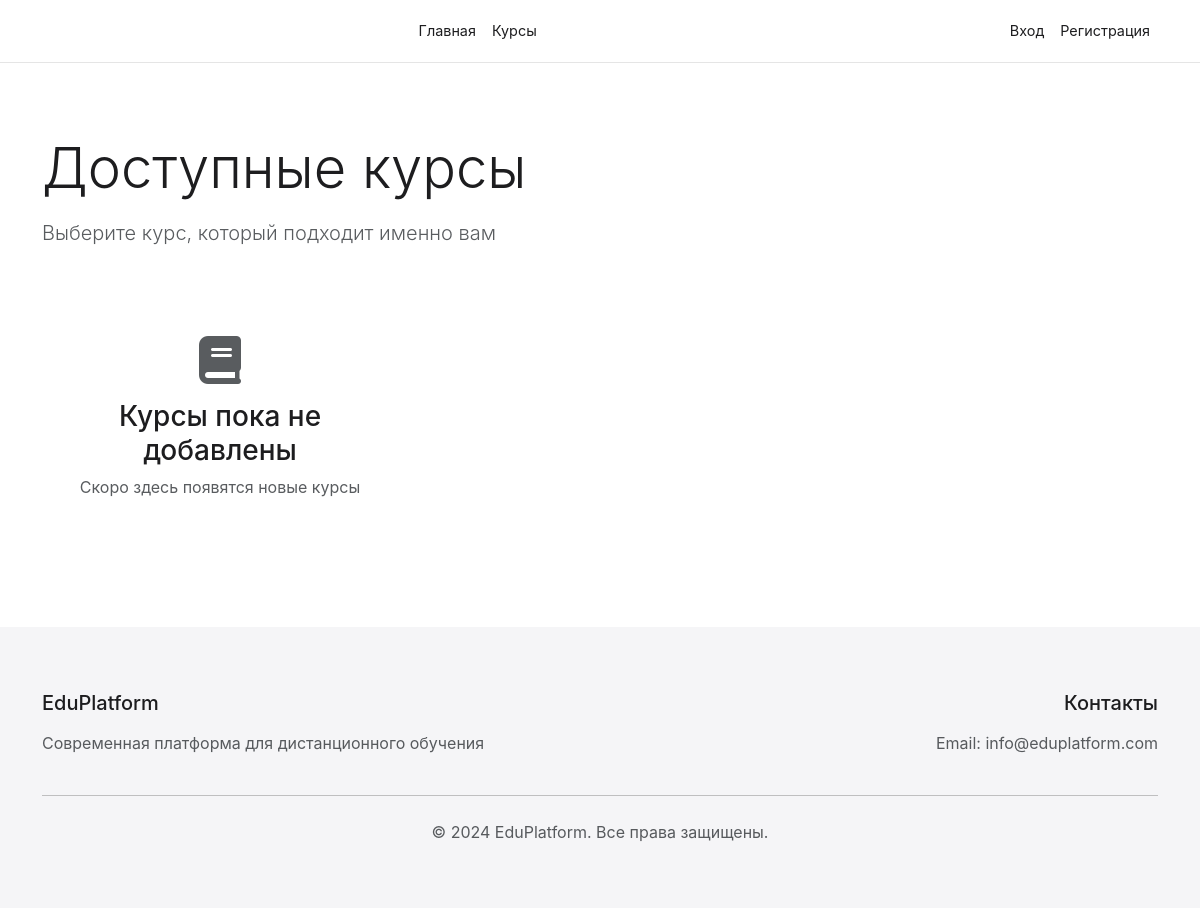
Page /courses/ on the earlier database version.
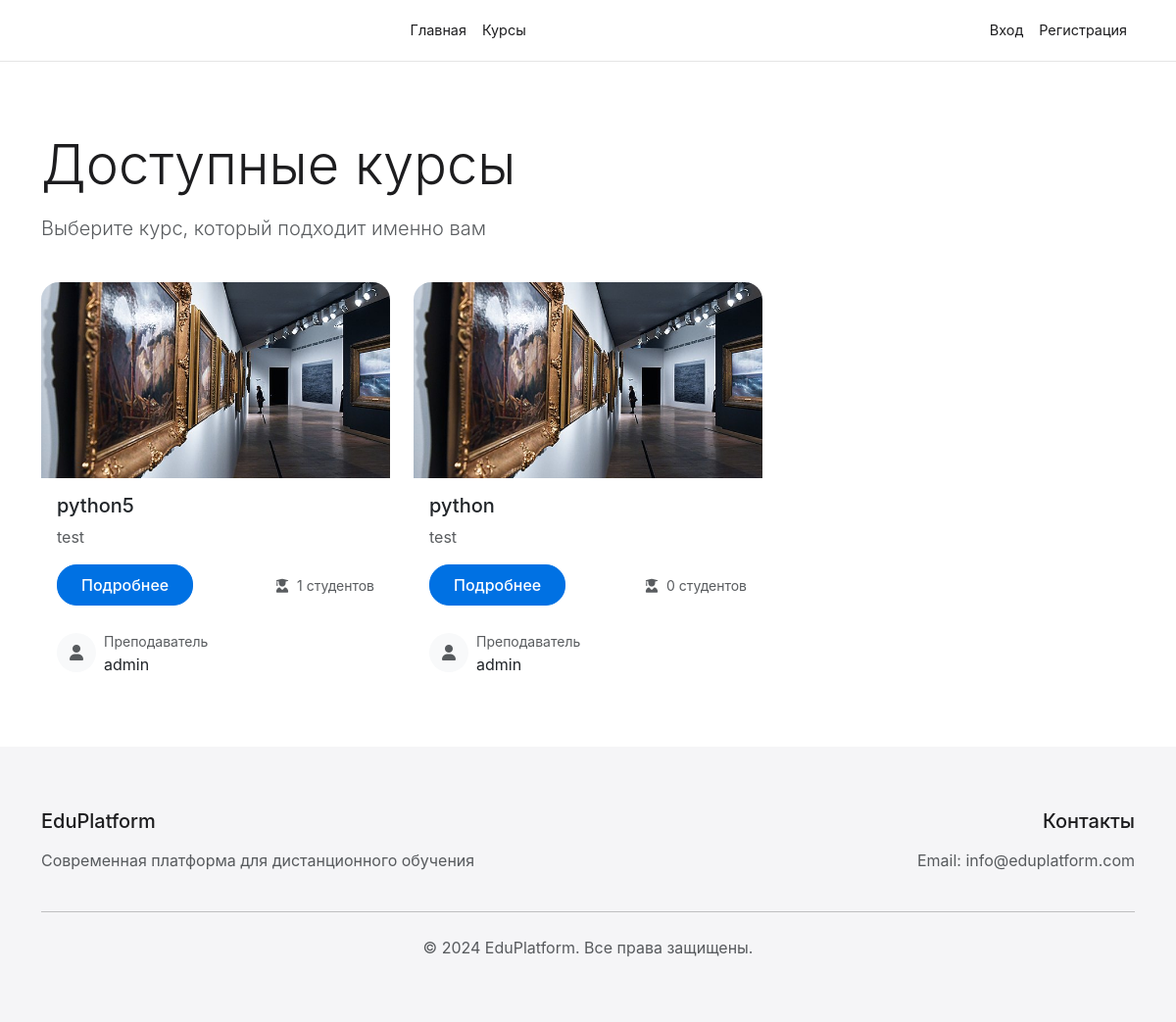
Same page on the later database version.
### courses/models.py (models this page shows, shortened)
class Course(models.Model):
    title = models.CharField(max_length=200)
    slug = models.SlugField(unique=True, blank=True)
    description = models.TextField()
    image = models.ImageField(upload_to='courses/')
    is_popular = models.BooleanField(default=False)
    created_at = models.DateTimeField(auto_now_add=True)
    updated_at = models.DateTimeField(auto_now=True)
    teacher = models.ForeignKey(settings.AUTH_USER_MODEL, on_delete=models.CASCADE, related_name='courses')
    students = models.ManyToManyField(settings.AUTH_USER_MODEL, related_name='enrolled_courses', blank=True)
    class Meta:
        ordering = ['-created_at']

### users/models.py (models this page shows, shortened)
class User(AbstractUser):
    is_student = models.BooleanField(default=False)
    is_teacher = models.BooleanField(default=False)
    is_admin = models.BooleanField(default=False)
    bio = models.TextField(max_length=500, blank=True)
    avatar = models.ImageField(upload_to='avatars/', null=True, blank=True)

### courses/views.py (the view)
# urls.py: path('', views.CourseListView.as_view(), name='course_list'),
class CourseListView(ListView):
    model = Course
    template_name = 'courses/course_list.html'
    context_object_name = 'courses'
    paginate_by = 9

### templates/courses/course_list.html (shortened to what this page needs)
{% extends 'base.html' %}
{% block content %}
<div class="container mt-5 pt-4">
    <div class="row mb-4">
        <div class="col">
            <h1 class="display-4 mb-3">Доступные курсы</h1>
            <p class="lead text-muted">Выберите курс, который подходит именно вам</p>
        </div>
    </div>
    <div class="row row-cols-1 row-cols-md-3 g-4">
        {% for course in courses %}
            <div class="col">
                <div class="card h-100">
                    <img src="{{ course.image.url }}" class="card-img-top" alt="{{ course.title }}">
                    <div class="card-body">
                        <h5 class="card-title">{{ course.title }}</h5>
                        <p class="card-text text-muted">{{ course.description|truncatewords:30 }}</p>
                        <div class="d-flex justify-content-between align-items-center">
                            <a href="{% url 'courses:course_detail' course.slug %}" class="btn btn-primary">Подробнее</a>
                            <small class="text-muted">
                                <i class="fas fa-user-graduate me-1"></i>
                                {{ course.students.count }} студентов
                            </small>
                        </div>
                    </div>
                    <div class="card-footer bg-transparent border-0">
                        <div class="d-flex align-items-center">
                            {% if course.teacher.avatar %}
                                <img src="{{ course.teacher.avatar.url }}"
                                     alt="{{ course.teacher.username }}"
                                     class="rounded-circle me-2"
                                     width="40" height="40">
                            {% else %}
                                <div class="rounded-circle me-2 bg-light d-flex align-items-center justify-content-center"
                                     style="width: 40px; height: 40px;">
                                    <i class="fas fa-user text-muted"></i>
                                </div>
                            {% endif %}
                            <div>
                                <small class="text-muted">Преподаватель</small>
                                <div>{{ course.teacher.get_full_name|default:course.teacher.username }}</div>
                            </div>
                        </div>
                    </div>
                </div>
            </div>
        {% empty %}
            <div class="col-12">
                <div class="text-center py-5">
                    <i class="fas fa-book fa-3x text-muted mb-3"></i>
                    <h3>Курсы пока не добавлены</h3>
                    <p class="text-muted">Скоро здесь появятся новые курсы</p>
                </div>
            </div>
        {% endfor %}
    </div>
</div>
{% endblock %}

### templates/base.html (shortened to what this page needs)
<!DOCTYPE html>
<html lang="ru">
<head>
    <link href="https://cdn.jsdelivr.net/npm/bootstrap@5.3.0/dist/css/bootstrap.min.css" rel="stylesheet">
    <link rel="stylesheet" href="https://cdnjs.cloudflare.com/ajax/libs/font-awesome/6.0.0/css/all.min.css">
</head>
<body>
    <nav class="navbar navbar-expand-lg navbar-dark bg-dark">
        <div class="container">
            <a class="navbar-brand" href="{% url 'home' %}">Образовательная платформа</a>
            <div class="collapse navbar-collapse" id="navbarNav">
                <ul class="navbar-nav me-auto">
                    <li class="nav-item">
                        <a class="nav-link" href="{% url 'home' %}">Главная</a>
                    </li>
                    <li class="nav-item">
                        <a class="nav-link" href="{% url 'courses:course_list' %}">Курсы</a>
                    </li>
                </ul>
                <ul class="navbar-nav">
                    {% if user.is_authenticated %}
                        <li class="nav-item">
                            <a class="nav-link" href="{% url 'users:profile' %}">Профиль</a>
                        </li>
                        <li class="nav-item">
                            <a class="nav-link" href="{% url 'users:logout' %}">Выход</a>
                        </li>
                    {% else %}
                        <li class="nav-item">
                            <a class="nav-link" href="{% url 'users:login' %}">Вход</a>
                        </li>
                        <li class="nav-item">
                            <a class="nav-link" href="{% url 'users:register' %}">Регистрация</a>
                        </li>
                    {% endif %}
                </ul>
            </div>
        </div>
    </nav>
    <main>
        {% block content %}{% endblock %}
    </main>
    <footer class="footer">
        <div class="container">
            <div class="row">
                <div class="col-md-6">
                    <h5 class="mb-3">EduPlatform</h5>
                    <p class="text-muted">Современная платформа для дистанционного обучения</p>
                </div>
                <div class="col-md-6 text-md-end">
                    <h5 class="mb-3">Контакты</h5>
                    <p class="text-muted">Email: info@eduplatform.com</p>
                </div>
            </div>
            <hr class="my-4">
            <div class="row">
                <div class="col-12 text-center">
                    <p class="text-muted mb-0">&copy; 2024 EduPlatform. Все права защищены.</p>
                </div>
            </div>
        </div>
    </footer>
</body>
</html>

### templates/base.html (style rules this page uses)
:root { --primary-color: #0071e3; --text-color: #1d1d1f; --background-color: #ffffff; --secondary-background: #f5f5f7; --font-family: -apple-system, BlinkMacSystemFont, 'SF Pro Text', 'Helvetica Neue', sans-serif; }
body { font-family: var(--font-family); color: var(--text-color); line-height: 1.5; -webkit-font-smoothing: antialiased; background-color: var(--background-color); }
.navbar { background: rgba(255, 255, 255, 0.8) !important; backdrop-filter: blur(20px); -webkit-backdrop-filter: blur(20px); border-bottom: 1px solid rgba(0, 0, 0, 0.1); }
.navbar-brand { font-weight: 600; font-size: 1.5rem; }
.nav-link { font-size: 0.9rem; font-weight: 400; color: var(--text-color) !important; transition: color 0.3s ease; }
.btn-primary { background-color: var(--primary-color); border-color: var(--primary-color); border-radius: 20px; padding: 0.5rem 1.5rem; font-weight: 500; transition: all 0.3s ease; }
.card { border: none; border-radius: 18px; overflow: hidden; transition: transform 0.3s ease, box-shadow 0.3s ease; }
.card-img-top { height: 200px; object-fit: cover; }
.footer { background-color: var(--secondary-background); padding: 4rem 0; margin-top: 4rem; }

Differences in the rows shown:
added Course: image (picture), title "python5", description "test", students.count "1", teacher.get_full_name "admin"
added Course: image (picture), title "python", description "test", students.count "0", teacher.get_full_name "admin"
Other differences:
text no longer shown: "Курсы пока не добавлены Скоро здесь появятся новые курсы"
